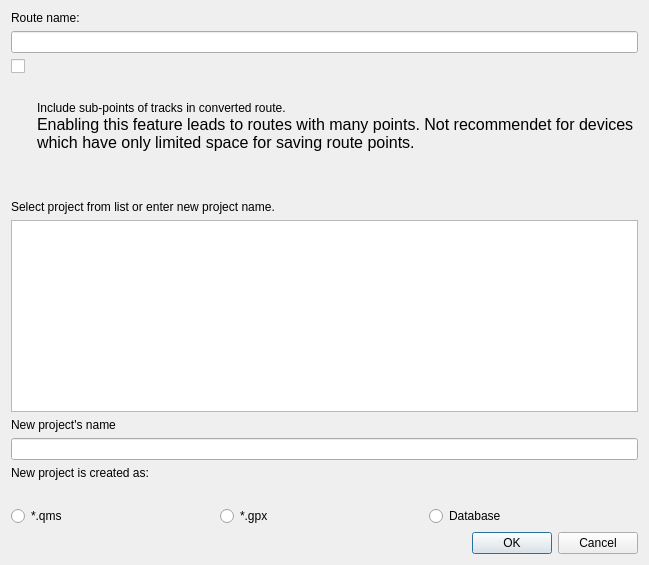
<?xml version="1.0" encoding="UTF-8"?>
<ui version="4.0">
 <class>IToRouteNameProjectDialog</class>
 <widget class="QDialog" name="IToRouteNameProjectDialog">
  <property name="geometry">
   <rect>
    <x>0</x>
    <y>0</y>
    <width>649</width>
    <height>565</height>
   </rect>
  </property>
  <property name="windowTitle">
   <string>Convert to Route</string>
  </property>
  <layout class="QVBoxLayout" name="verticalLayout">
   <item>
    <widget class="QLabel" name="labelRoutName">
     <property name="text">
      <string>Route name:</string>
     </property>
    </widget>
   </item>
   <item>
    <widget class="QLineEdit" name="lineEditRouteName"/>
   </item>
   <item>
    <layout class="QHBoxLayout" name="horizontalLayout_2" stretch="0,3">
     <property name="sizeConstraint">
      <enum>QLayout::SetMinimumSize</enum>
     </property>
     <item>
      <layout class="QVBoxLayout" name="verticalLayout_2" stretch="0,0">
       <property name="sizeConstraint">
        <enum>QLayout::SetMaximumSize</enum>
       </property>
       <item>
        <widget class="QCheckBox" name="checkBoxSubPoints">
         <property name="text">
          <string/>
         </property>
        </widget>
       </item>
       <item>
        <spacer name="verticalSpacer">
         <property name="orientation">
          <enum>Qt::Vertical</enum>
         </property>
         <property name="sizeHint" stdset="0">
          <size>
           <width>20</width>
           <height>40</height>
          </size>
         </property>
        </spacer>
       </item>
      </layout>
     </item>
     <item>
      <widget class="QLabel" name="label">
       <property name="sizePolicy">
        <sizepolicy hsizetype="Ignored" vsizetype="Preferred">
         <horstretch>0</horstretch>
         <verstretch>0</verstretch>
        </sizepolicy>
       </property>
       <property name="lineWidth">
        <number>2</number>
       </property>
       <property name="text">
        <string>&lt;html&gt;&lt;head/&gt;&lt;body&gt;&lt;p&gt;Include sub-points of tracks in converted route.&lt;br/&gt;&lt;span style=&quot; font-size:12pt;&quot;&gt;Enabling this feature leads to routes with many points. Not recommendet for devices which have only limited space for saving route points.&lt;/span&gt;&lt;/p&gt;&lt;/body&gt;&lt;/html&gt;</string>
       </property>
       <property name="wordWrap">
        <bool>true</bool>
       </property>
      </widget>
     </item>
    </layout>
   </item>
   <item>
    <widget class="QLabel" name="labelSelList">
     <property name="text">
      <string>Select project from list or enter new project name.</string>
     </property>
     <property name="wordWrap">
      <bool>true</bool>
     </property>
    </widget>
   </item>
   <item>
    <widget class="QListWidget" name="listWidgetProjects"/>
   </item>
   <item>
    <widget class="QLabel" name="labelNewProjName">
     <property name="text">
      <string>New project's name</string>
     </property>
    </widget>
   </item>
   <item>
    <widget class="QLineEdit" name="lineEditNewProject"/>
   </item>
   <item>
    <widget class="QLabel" name="labelCreatedAs">
     <property name="text">
      <string>New project is created as:</string>
     </property>
    </widget>
   </item>
   <item>
    <widget class="QLabel" name="labelProjType">
     <property name="sizePolicy">
      <sizepolicy hsizetype="Maximum" vsizetype="Preferred">
       <horstretch>0</horstretch>
       <verstretch>0</verstretch>
      </sizepolicy>
     </property>
     <property name="text">
      <string/>
     </property>
    </widget>
   </item>
   <item>
    <widget class="QFrame" name="frameType">
     <property name="enabled">
      <bool>true</bool>
     </property>
     <property name="frameShape">
      <enum>QFrame::NoFrame</enum>
     </property>
     <property name="frameShadow">
      <enum>QFrame::Plain</enum>
     </property>
     <layout class="QHBoxLayout" name="horizontalLayout">
      <property name="spacing">
       <number>0</number>
      </property>
      <property name="margin">
       <number>0</number>
      </property>
      <item>
       <widget class="QRadioButton" name="radioQms">
        <property name="enabled">
         <bool>true</bool>
        </property>
        <property name="text">
         <string>*.qms</string>
        </property>
       </widget>
      </item>
      <item>
       <widget class="QRadioButton" name="radioGpx">
        <property name="enabled">
         <bool>true</bool>
        </property>
        <property name="text">
         <string>*.gpx</string>
        </property>
       </widget>
      </item>
      <item>
       <widget class="QRadioButton" name="radioDatabase">
        <property name="text">
         <string>Database</string>
        </property>
       </widget>
      </item>
     </layout>
    </widget>
   </item>
   <item>
    <widget class="QDialogButtonBox" name="buttonBox">
     <property name="orientation">
      <enum>Qt::Horizontal</enum>
     </property>
     <property name="standardButtons">
      <set>QDialogButtonBox::Cancel|QDialogButtonBox::Ok</set>
     </property>
    </widget>
   </item>
  </layout>
 </widget>
 <resources/>
 <connections>
  <connection>
   <sender>buttonBox</sender>
   <signal>accepted()</signal>
   <receiver>IToRouteNameProjectDialog</receiver>
   <slot>accept()</slot>
   <hints>
    <hint type="sourcelabel">
     <x>248</x>
     <y>254</y>
    </hint>
    <hint type="destinationlabel">
     <x>157</x>
     <y>274</y>
    </hint>
   </hints>
  </connection>
  <connection>
   <sender>buttonBox</sender>
   <signal>rejected()</signal>
   <receiver>IToRouteNameProjectDialog</receiver>
   <slot>reject()</slot>
   <hints>
    <hint type="sourcelabel">
     <x>316</x>
     <y>260</y>
    </hint>
    <hint type="destinationlabel">
     <x>286</x>
     <y>274</y>
    </hint>
   </hints>
  </connection>
 </connections>
</ui>
